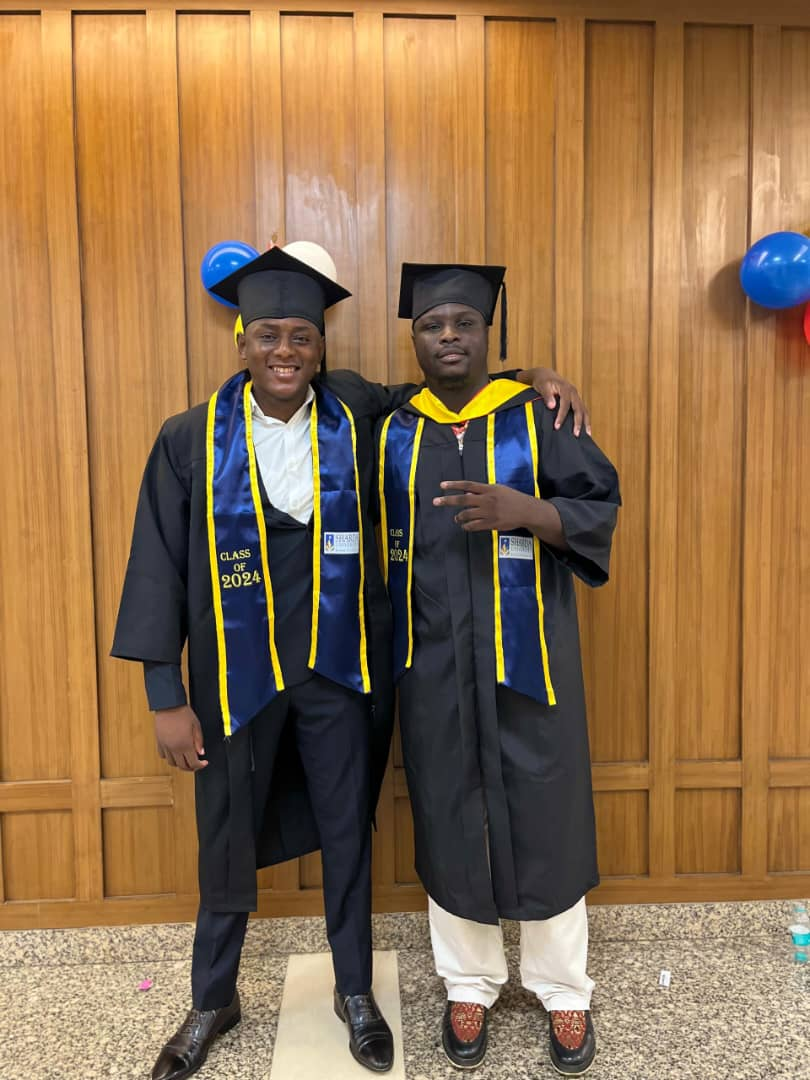
#> input picture Sample Image.jpg, 810 x 1080 px
$ jupyter execute Face_Detection.ipynb   (shell and % lines are left out)
#> lines starting #> are read from the running program, lines starting #| are printed output that depends on the picture; after the words box and inside, x2 and y2 are one past the last pixel; in counts of white or black regions, pixels touching at a corner belong together
[cell 1]
from google.colab import files
uploaded = files.upload()
#> the answer given: Sample Image.jpg

[cell 2]
import cv2
from google.colab.patches import cv2_imshow

# Load the face detection model
face_cascade = cv2.CascadeClassifier('haarcascade_frontalface_default.xml')

# Read the uploaded image
image_path = list(uploaded.keys())[0]
img = cv2.imread(image_path)
#> img is the input picture: shape (1080, 810, 3); mean B, G, R 78.3, 112.6, 144.3

# Convert image to grayscale (Haar cascade works on gray images)
gray = cv2.cvtColor(img, cv2.COLOR_BGR2GRAY)
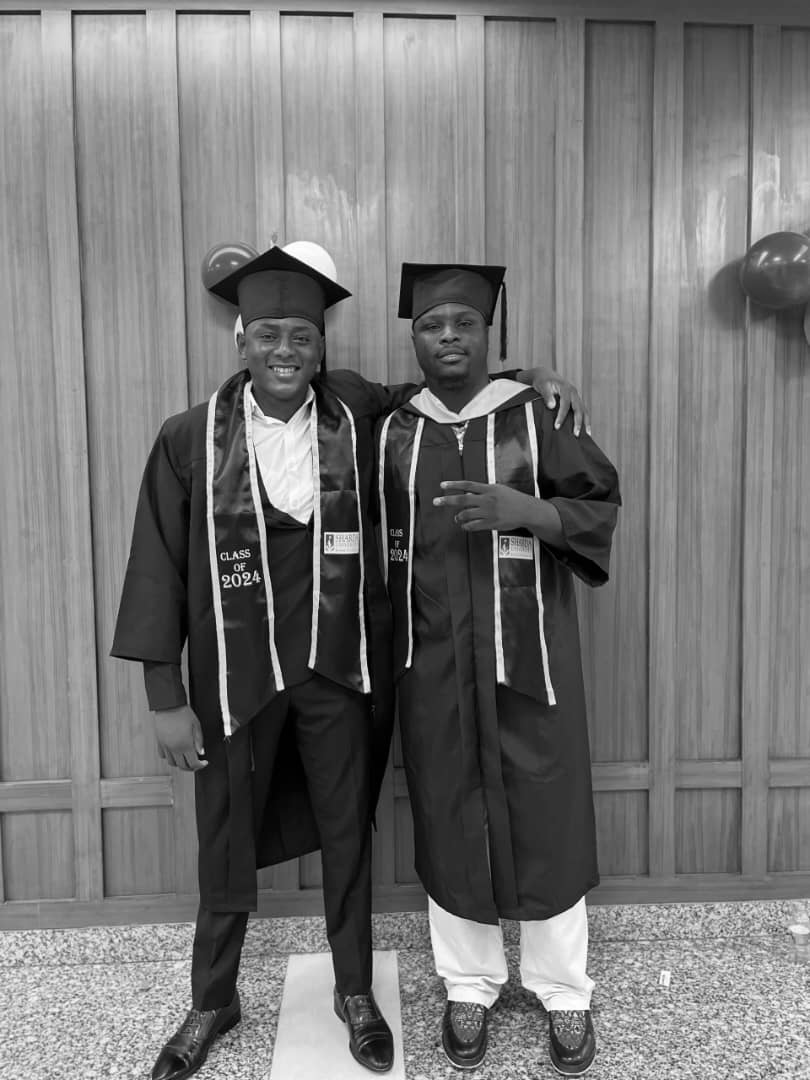
#> gray: shape (1080, 810); min 0, max 255, mean 118.2

# Detect faces
faces = face_cascade.detectMultiScale(gray, scaleFactor=1.3, minNeighbors=5)
#> faces = [[398, 282, 100, 100], [241, 302, 87, 87]]

# Draw rectangles around faces
for (x, y, w, h) in faces:
    cv2.rectangle(img, (x, y), (x+w, y+h), (255, 0, 0), 2)
#> this loop made 2 passes
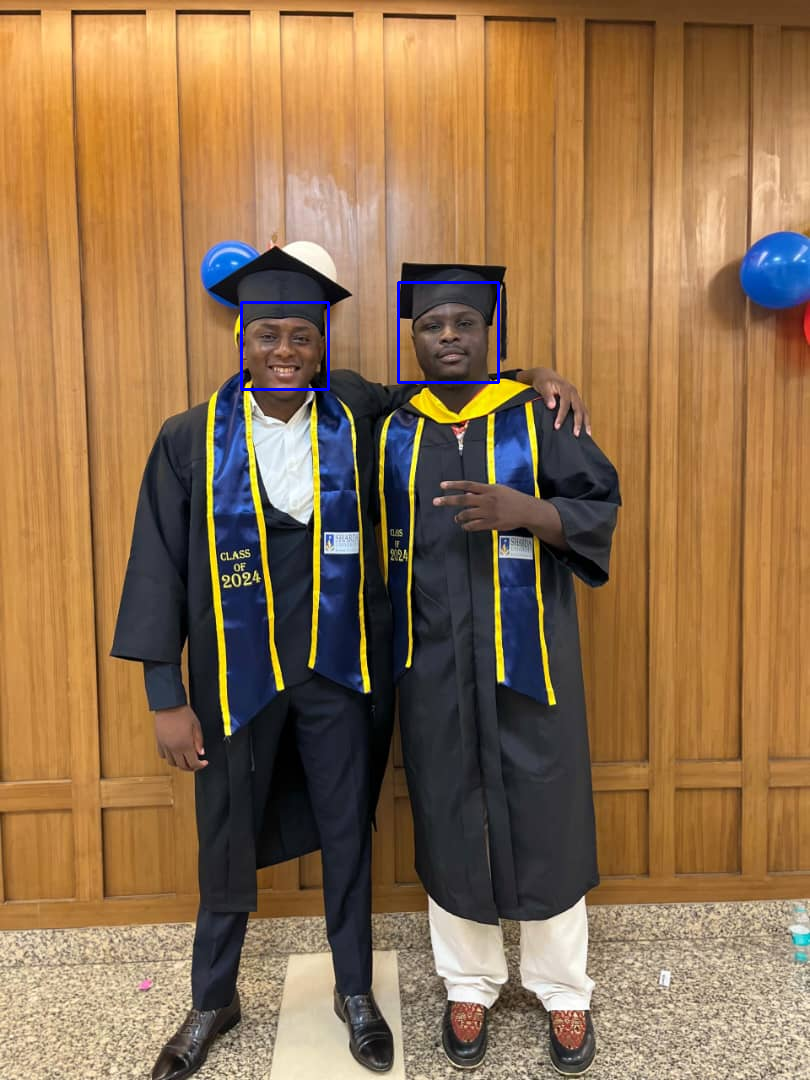
#> img: shape (1080, 810, 3); 0.26% of pixels changed, all inside (x1, y1, x2, y2) = (240, 281, 500, 391)

# Show the result
cv2_imshow(img)
print(f"Number of faces detected: {len(faces)}")
#| Number of faces detected: 2
